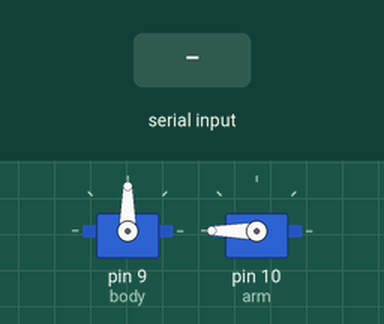
The sketch below on a simulated Arduino Uno, built with avr-gcc and run on an emulated ATmega328P. Shown: 2 × servo. The inputs (shaded band) are chosen by the test bench.

Above: at 6.2 s.
6.3 s: "h" received over Serial
At 6.45 s:
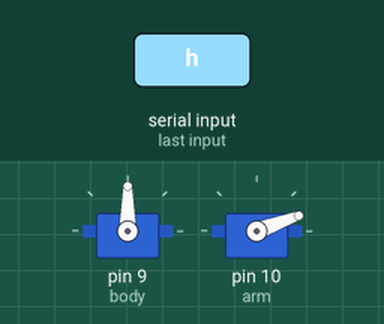
At 7.35 s:
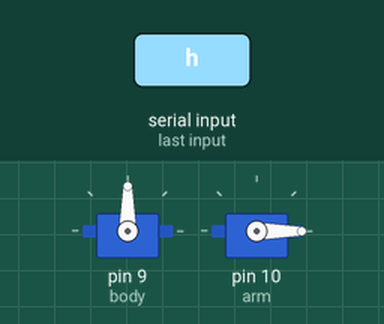
9.0 s: "b" received over Serial
At 9.3 s:
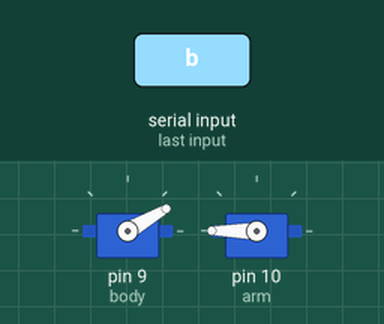
Timing chart, 0 to 13.5 s (numbered marks = the images above; inputs shaded):
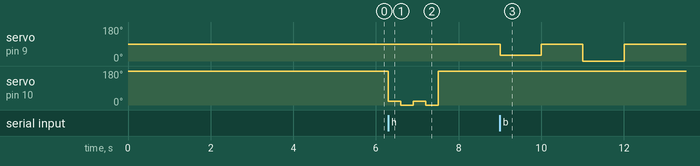

The sketch:

arduino_code.ino
```cpp
#include <Servo.h>
Servo body, arm;
void setup() {

  Serial.begin(9600);
  body.attach(9);
  arm.attach(10);

  arm.write(180);
  delay(2000);
  body.write(90);
  delay(3000);

}

void loop() {

  while(Serial.available() == 0);
  char command = Serial.read();

  if(command == 'h'){
    arm.write(20);
    delay(300);
    arm.write(0);
    delay(300);
    arm.write(20);
    delay(300);
    arm.write(0);
    delay(300);
    arm.write(180);
  }
   if(command == 's'){
    arm.write(10);
    delay(1000);
    arm.write(180);
  }
  if(command == 'b'){
    body.write(30);
    delay(1000);
    body.write(90);
    delay(1000);
    body.write(0);
    delay(1000);
    body.write(90);
    delay(1000);
  }

}
```

Measured:
- after the input at 6.3 s, servo on pin 10 (arm): 180° → 20° at once, → 0° 0.30 s later, → 20° 0.30 s later, → 0° 0.30 s later, … (5 changes in this stretch)
- after the input at 9.0 s, servo on pin 9 (body): 90° → 30° at once, → 90° 1.0 s later, → 0° 1.0 s later, → 90° 1.0 s later
